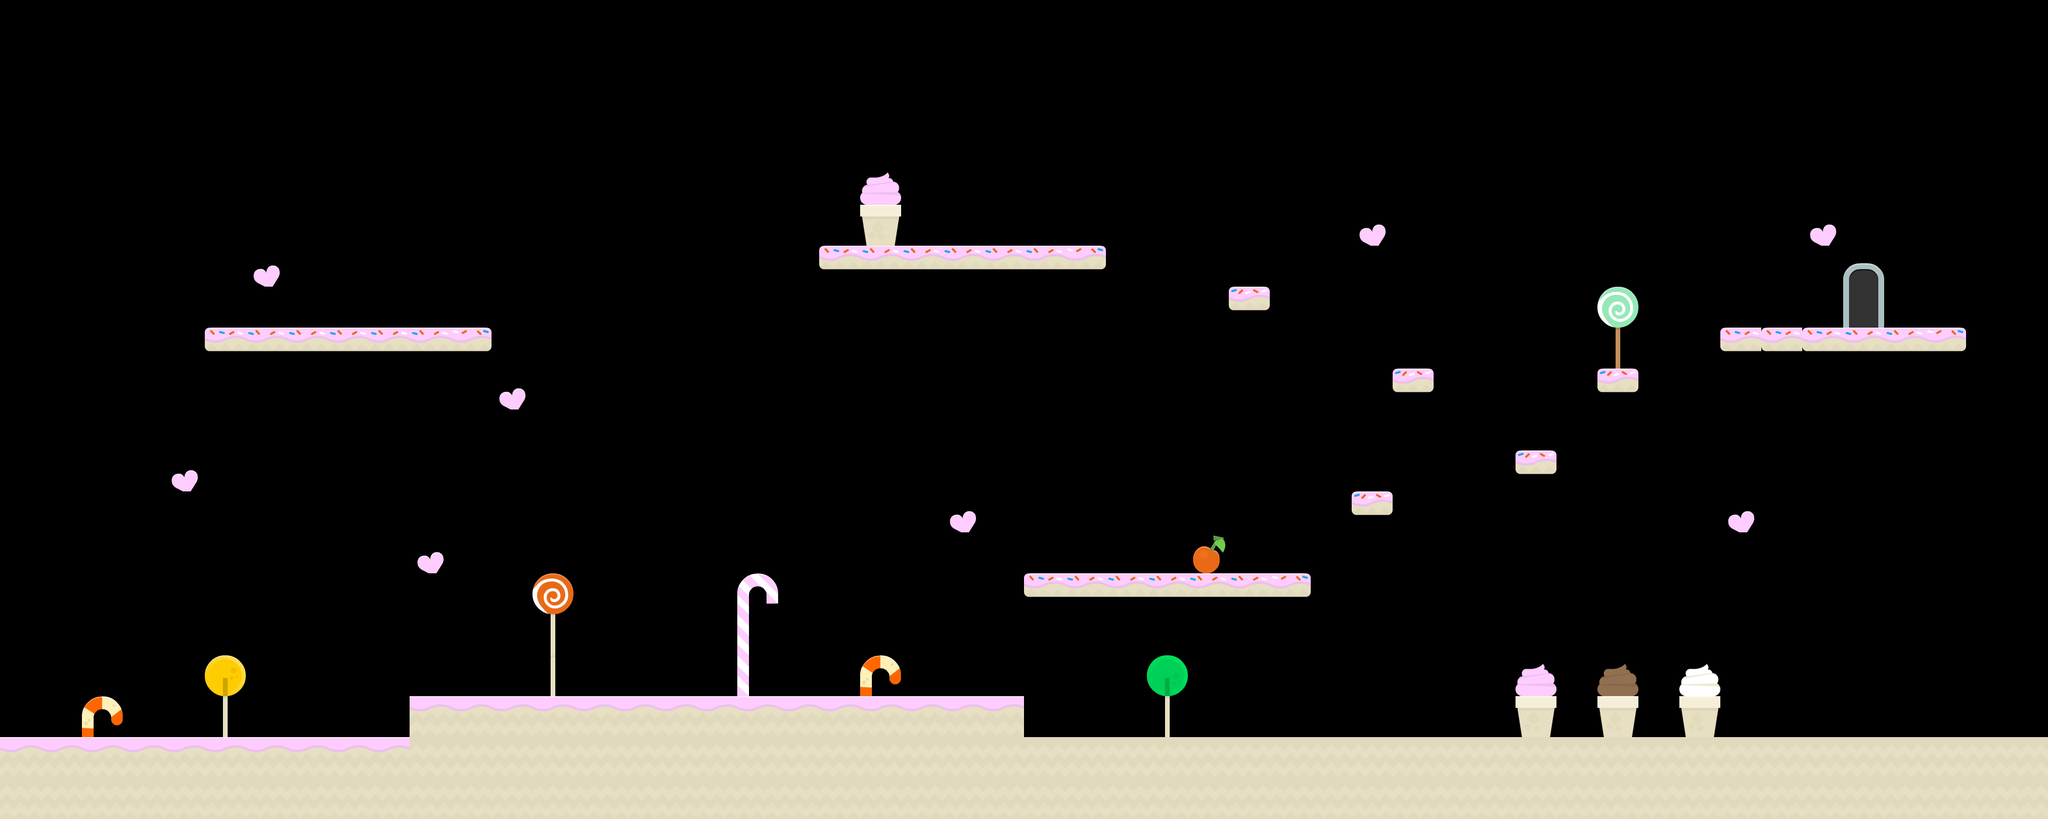

Tiled map render using the project's own tile images. Description and the map definition, with tile-layer contents summarised, below:
An orthogonal 50x20 tile map with 70x70 px tiles, 4 tile layers (Limite, CollisionLayer, Object, End), 4 tilesets.

<map version="1.0" orientation="orthogonal" renderorder="right-down" width="50" height="20" tilewidth="70" tileheight="70" nextobjectid="51">
 <tileset firstgid="1" name="sheet" tilewidth="70" tileheight="70" tilecount="98" columns="14">
  <image source="../tiles/map/sheet.png" width="980" height="490" />
  <tile id="84">
   <properties>
    <property name="tileType" value="air" />
   </properties>
  </tile>
 </tileset>
 <tileset firstgid="99" name="tiles_spritesheet" tilewidth="70" tileheight="70" spacing="2" tilecount="156" columns="12">
  <image source="../tiles/map/tiles_spritesheet.png" width="914" height="936" />
 </tileset>
 <tileset firstgid="255" name="spritesheet" tilewidth="70" tileheight="70" spacing="1" tilecount="49" columns="7">
  <image source="../tiles/map/spritesheet.png" width="512" height="512" />
 </tileset>
 <tileset firstgid="304" name="grayy" tilewidth="32" tileheight="32" tilecount="800" columns="20">
  <image source="../tiles/map/grassy_tileset.png" width="640" height="1280" />
 </tileset>
 <layer name="Limite" width="50" height="20">
  <data>[1000 cells, 1000 non-empty, 1 distinct tile ids]</data>
 </layer>
 <layer name="CollisionLayer" width="50" height="20">
  <data>[1000 cells, 1000 non-empty, 8 distinct tile ids]</data>
 </layer>
 <layer name="Object" width="50" height="20">
  <data>[1000 cells, 875 non-empty, 16 distinct tile ids]</data>
 </layer>
 <layer name="End" width="50" height="20">
  <data>[1000 cells, 1000 non-empty, 3 distinct tile ids]</data>
 </layer>
</map>
